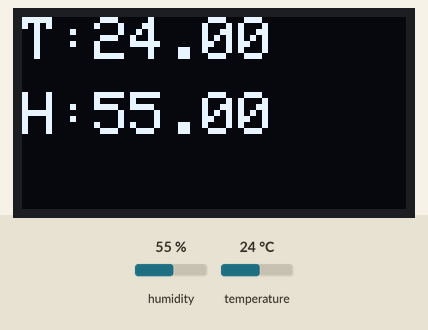
Simulated run of this sketch. Board: ESP32. Parts: 128×64 one-colour display. The inputs (shaded band) are chosen by the test bench; at power-on: humidity 55 %, temperature 24 °C. WiFi joins after 1.5 s; servers stay silent unless stated.

Above: at 2.8 s.
2.9 s: humidity set to 22 %
At 4.9 s:
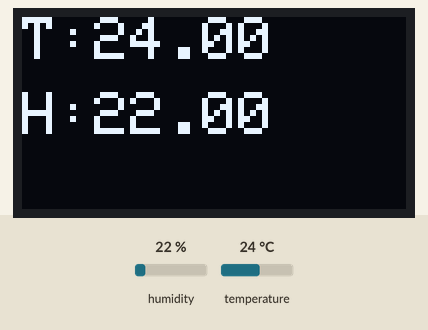
5.2 s: temperature set to 12 °C
At 6.9 s:
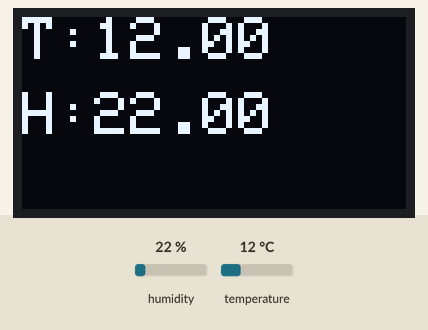
7.3 s: humidity set to 40 %
At 8.7 s:
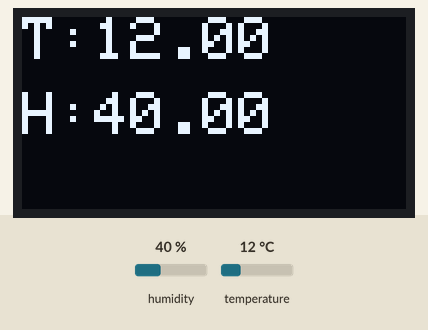
9.4 s: temperature set to 19 °C
At 10.6 s:
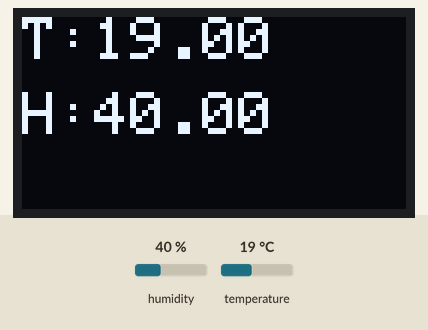
Timing chart, 0 to 12.4 s (numbered marks = the images above; inputs shaded):
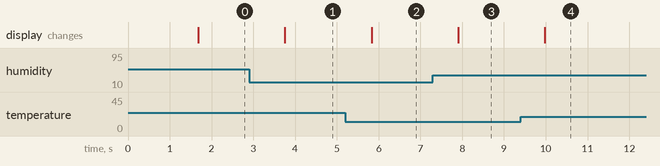

Measured:
- after the input at 2.9 s, the display: changes after 0.86 s (image 1)
- after the input at 5.2 s, the display: changes after 0.63 s (image 2)
- after the input at 7.3 s, the display: changes after 0.61 s (image 3)
- after the input at 9.4 s, the display: changes after 0.58 s (image 4)

The sketch:

IoT_Weather_Monitoring_System__OLED___Web_UI_.ino
```cpp
#include <WiFi.h>
#include <WebServer.h>
#include <DHT.h>
#include <Wire.h>
#include <Adafruit_GFX.h>
#include <Adafruit_SSD1306.h>

#define DHTPIN 4
DHT d(DHTPIN, DHT11);
Adafruit_SSD1306 o(128,64,&Wire);

WebServer s(80);
const char* ssid="HOTSPOT";
const char* pass="12345678";

void sendWeb(){
  float t=d.readTemperature();
  float h=d.readHumidity();
  s.send(200,"text/html",
  String("T:")+t+" C<br>H:"+h+" %");
}

void setup(){
  d.begin();
  o.begin(SSD1306_SWITCHCAPVCC,0x3C);
  WiFi.begin(ssid,pass);
  while(WiFi.status()!=3) delay(200);

  s.on("/",sendWeb);
  s.begin();
}

void loop(){
  float t=d.readTemperature();
  float h=d.readHumidity();

  o.clearDisplay();
  o.setTextSize(2);
  o.setCursor(0,0);
  o.print("T:"); o.print(t);
  o.setCursor(0,25);
  o.print("H:"); o.print(h);
  o.display();

  s.handleClient();
  delay(1000);
}
```
